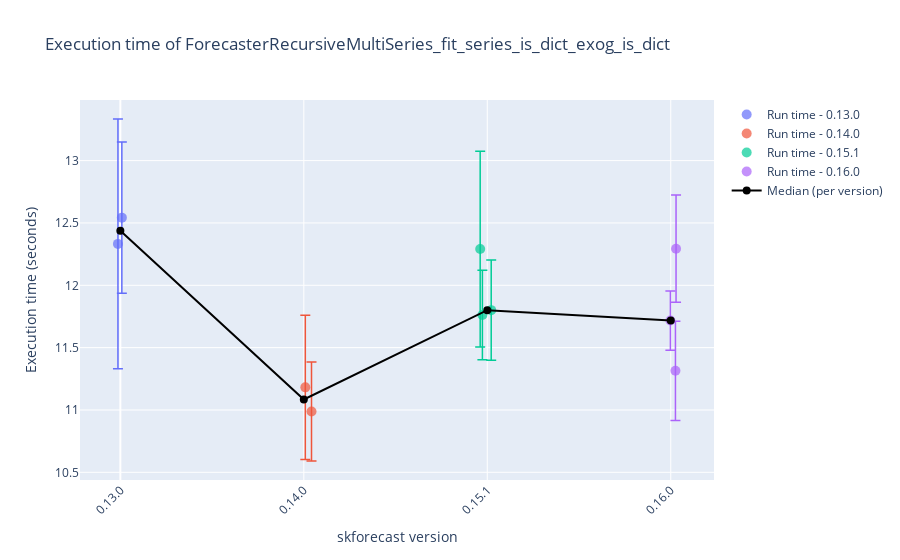
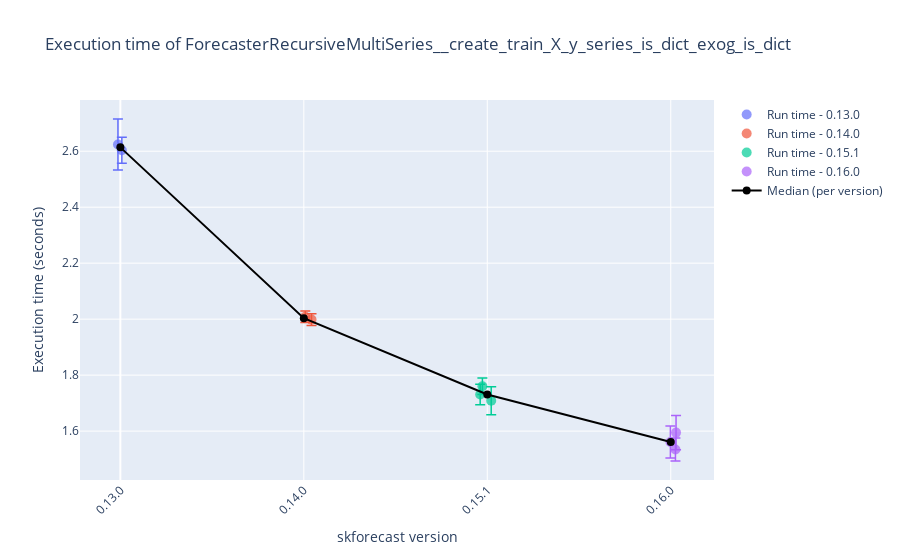
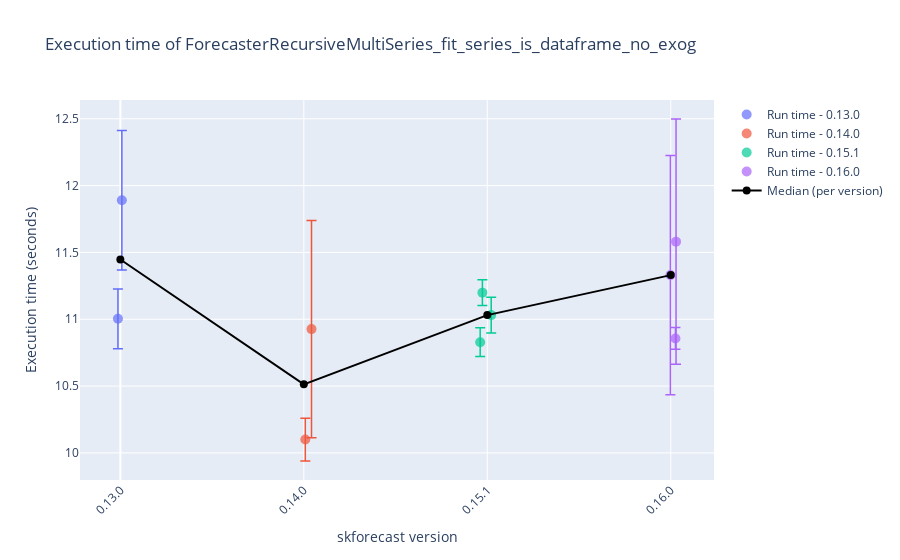
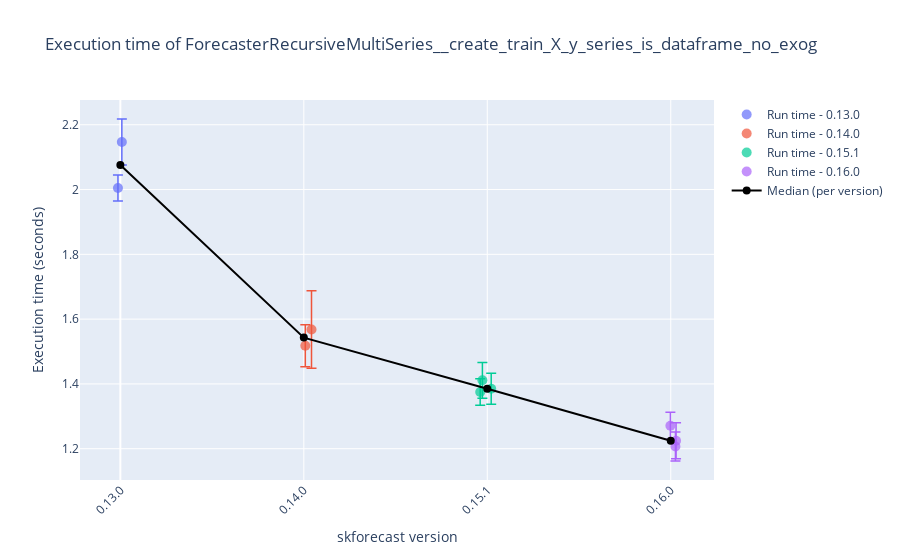

The notebook cell saved with these charts, in order:
### Code cell
# Plot results
# ==============================================================================
results_benchmark_all = joblib.load("benchmarks/benchmark.joblib")
results_benchmark = results_benchmark_all.query("forecaster_name in ['ForecasterRecursiveMultiSeries', 'ForecasterAutoregMultiSeries']").copy()
results_benchmark = results_benchmark.query("regressor_name == 'LGBMRegressor'").copy()
for function_name in results_benchmark['function_name'].unique():
    df = results_benchmark.query(f"function_name == '{function_name}'").copy()
    display(df)
    plot_benchmark_results(df, function_name)

### Figure 1 — Plotly figure (JSON) as saved in the notebook; plotly's stock layout.template omitted (floating-point values rounded to 4 significant figures)
{"data": [{"error_y": {"array": [1.002, 0.6068], "color": "#636EFA", "thickness": 1.5, "type": "data", "visible": true, "width": 5}, "hovertemplate": "Version: 0.13.0<br>Runtime: %{y:.2f}s<extra></extra>", "marker": {"color": "#636EFA", "opacity": 0.7, "size": 10}, "mode": "markers", "name": "Run time - 0.13.0", "showlegend": true, "type": "scatter", "x": [-0.01307, 0.008195], "y": [12.33, 12.54]}, {"error_y": {"array": [0.5776, 0.3966], "color": "#EF553B", "thickness": 1.5, "type": "data", "visible": true, "width": 5}, "hovertemplate": "Version: 0.14.0<br>Runtime: %{y:.2f}s<extra></extra>", "marker": {"color": "#EF553B", "opacity": 0.7, "size": 10}, "mode": "markers", "name": "Run time - 0.14.0", "showlegend": true, "type": "scatter", "x": [1.008, 1.042], "y": [11.18, 10.99]}, {"error_y": {"array": [0.7851, 0.3589, 0.4029], "color": "#00CC96", "thickness": 1.5, "type": "data", "visible": true, "width": 5}, "hovertemplate": "Version: 0.15.1<br>Runtime: %{y:.2f}s<extra></extra>", "marker": {"color": "#00CC96", "opacity": 0.7, "size": 10}, "mode": "markers", "name": "Run time - 0.15.1", "showlegend": true, "type": "scatter", "x": [1.961, 1.973, 2.021], "y": [12.29, 11.76, 11.8]}, {"error_y": {"array": [0.4299, 0.238, 0.3976], "color": "#AB63FA", "thickness": 1.5, "type": "data", "visible": true, "width": 5}, "hovertemplate": "Version: 0.16.0<br>Runtime: %{y:.2f}s<extra></extra>", "marker": {"color": "#AB63FA", "opacity": 0.7, "size": 10}, "mode": "markers", "name": "Run time - 0.16.0", "showlegend": true, "type": "scatter", "x": [3.029, 2.998, 3.026], "y": [12.29, 11.72, 11.31]}, {"line": {"color": "black", "width": 2}, "marker": {"color": "black", "size": 8}, "mode": "lines+markers", "name": "Median (per version)", "type": "scatter", "x": [0, 1, 2, 3], "y": [12.44, 11.08, 11.8, 11.72]}], "layout": {"showlegend": true, "title": {"text": "Execution time of ForecasterRecursiveMultiSeries_fit_series_is_dict_exog_is_dict"}, "xaxis": {"tickangle": -45, "tickmode": "array", "ticktext": ["0.13.0", "0.14.0", "0.15.1", "0.16.0"], "tickvals": [0, 1, 2, 3], "title": {"text": "skforecast version"}}, "yaxis": {"title": {"text": "Execution time (seconds)"}}}}

### Figure 2 — Plotly figure (JSON) as saved in the notebook; plotly's stock layout.template omitted (floating-point values rounded to 4 significant figures)
{"data": [{"error_y": {"array": [0.09089, 0.04658], "color": "#636EFA", "thickness": 1.5, "type": "data", "visible": true, "width": 5}, "hovertemplate": "Version: 0.13.0<br>Runtime: %{y:.2f}s<extra></extra>", "marker": {"color": "#636EFA", "opacity": 0.7, "size": 10}, "mode": "markers", "name": "Run time - 0.13.0", "showlegend": true, "type": "scatter", "x": [-0.01307, 0.008195], "y": [2.624, 2.603]}, {"error_y": {"array": [0.02079, 0.02094], "color": "#EF553B", "thickness": 1.5, "type": "data", "visible": true, "width": 5}, "hovertemplate": "Version: 0.14.0<br>Runtime: %{y:.2f}s<extra></extra>", "marker": {"color": "#EF553B", "opacity": 0.7, "size": 10}, "mode": "markers", "name": "Run time - 0.14.0", "showlegend": true, "type": "scatter", "x": [1.008, 1.042], "y": [2.008, 1.998]}, {"error_y": {"array": [0.03668, 0.02949, 0.04964], "color": "#00CC96", "thickness": 1.5, "type": "data", "visible": true, "width": 5}, "hovertemplate": "Version: 0.15.1<br>Runtime: %{y:.2f}s<extra></extra>", "marker": {"color": "#00CC96", "opacity": 0.7, "size": 10}, "mode": "markers", "name": "Run time - 0.15.1", "showlegend": true, "type": "scatter", "x": [1.961, 1.973, 2.021], "y": [1.731, 1.76, 1.708]}, {"error_y": {"array": [0.06103, 0.05742, 0.04095], "color": "#AB63FA", "thickness": 1.5, "type": "data", "visible": true, "width": 5}, "hovertemplate": "Version: 0.16.0<br>Runtime: %{y:.2f}s<extra></extra>", "marker": {"color": "#AB63FA", "opacity": 0.7, "size": 10}, "mode": "markers", "name": "Run time - 0.16.0", "showlegend": true, "type": "scatter", "x": [3.029, 2.998, 3.026], "y": [1.595, 1.561, 1.534]}, {"line": {"color": "black", "width": 2}, "marker": {"color": "black", "size": 8}, "mode": "lines+markers", "name": "Median (per version)", "type": "scatter", "x": [0, 1, 2, 3], "y": [2.614, 2.003, 1.731, 1.561]}], "layout": {"showlegend": true, "title": {"text": "Execution time of ForecasterRecursiveMultiSeries__create_train_X_y_series_is_dict_exog_is_dict"}, "xaxis": {"tickangle": -45, "tickmode": "array", "ticktext": ["0.13.0", "0.14.0", "0.15.1", "0.16.0"], "tickvals": [0, 1, 2, 3], "title": {"text": "skforecast version"}}, "yaxis": {"title": {"text": "Execution time (seconds)"}}}}

### Figure 3 — Plotly figure (JSON) as saved in the notebook; plotly's stock layout.template omitted (floating-point values rounded to 4 significant figures)
{"data": [{"error_y": {"array": [0.2238, 0.521], "color": "#636EFA", "thickness": 1.5, "type": "data", "visible": true, "width": 5}, "hovertemplate": "Version: 0.13.0<br>Runtime: %{y:.2f}s<extra></extra>", "marker": {"color": "#636EFA", "opacity": 0.7, "size": 10}, "mode": "markers", "name": "Run time - 0.13.0", "showlegend": true, "type": "scatter", "x": [-0.01307, 0.008195], "y": [11.0, 11.89]}, {"error_y": {"array": [0.1603, 0.8125], "color": "#EF553B", "thickness": 1.5, "type": "data", "visible": true, "width": 5}, "hovertemplate": "Version: 0.14.0<br>Runtime: %{y:.2f}s<extra></extra>", "marker": {"color": "#EF553B", "opacity": 0.7, "size": 10}, "mode": "markers", "name": "Run time - 0.14.0", "showlegend": true, "type": "scatter", "x": [1.008, 1.042], "y": [10.1, 10.93]}, {"error_y": {"array": [0.1077, 0.09697, 0.1341], "color": "#00CC96", "thickness": 1.5, "type": "data", "visible": true, "width": 5}, "hovertemplate": "Version: 0.15.1<br>Runtime: %{y:.2f}s<extra></extra>", "marker": {"color": "#00CC96", "opacity": 0.7, "size": 10}, "mode": "markers", "name": "Run time - 0.15.1", "showlegend": true, "type": "scatter", "x": [1.961, 1.973, 2.021], "y": [10.83, 11.2, 11.03]}, {"error_y": {"array": [0.9175, 0.8955, 0.08119], "color": "#AB63FA", "thickness": 1.5, "type": "data", "visible": true, "width": 5}, "hovertemplate": "Version: 0.16.0<br>Runtime: %{y:.2f}s<extra></extra>", "marker": {"color": "#AB63FA", "opacity": 0.7, "size": 10}, "mode": "markers", "name": "Run time - 0.16.0", "showlegend": true, "type": "scatter", "x": [3.029, 2.998, 3.026], "y": [11.58, 11.33, 10.86]}, {"line": {"color": "black", "width": 2}, "marker": {"color": "black", "size": 8}, "mode": "lines+markers", "name": "Median (per version)", "type": "scatter", "x": [0, 1, 2, 3], "y": [11.45, 10.51, 11.03, 11.33]}], "layout": {"showlegend": true, "title": {"text": "Execution time of ForecasterRecursiveMultiSeries_fit_series_is_dataframe_no_exog"}, "xaxis": {"tickangle": -45, "tickmode": "array", "ticktext": ["0.13.0", "0.14.0", "0.15.1", "0.16.0"], "tickvals": [0, 1, 2, 3], "title": {"text": "skforecast version"}}, "yaxis": {"title": {"text": "Execution time (seconds)"}}}}

### Figure 4 — Plotly figure (JSON) as saved in the notebook; plotly's stock layout.template omitted (floating-point values rounded to 4 significant figures)
{"data": [{"error_y": {"array": [0.04039, 0.07092], "color": "#636EFA", "thickness": 1.5, "type": "data", "visible": true, "width": 5}, "hovertemplate": "Version: 0.13.0<br>Runtime: %{y:.2f}s<extra></extra>", "marker": {"color": "#636EFA", "opacity": 0.7, "size": 10}, "mode": "markers", "name": "Run time - 0.13.0", "showlegend": true, "type": "scatter", "x": [-0.01307, 0.008195], "y": [2.005, 2.147]}, {"error_y": {"array": [0.06487, 0.1198], "color": "#EF553B", "thickness": 1.5, "type": "data", "visible": true, "width": 5}, "hovertemplate": "Version: 0.14.0<br>Runtime: %{y:.2f}s<extra></extra>", "marker": {"color": "#EF553B", "opacity": 0.7, "size": 10}, "mode": "markers", "name": "Run time - 0.14.0", "showlegend": true, "type": "scatter", "x": [1.008, 1.042], "y": [1.518, 1.568]}, {"error_y": {"array": [0.04081, 0.05523, 0.04795], "color": "#00CC96", "thickness": 1.5, "type": "data", "visible": true, "width": 5}, "hovertemplate": "Version: 0.15.1<br>Runtime: %{y:.2f}s<extra></extra>", "marker": {"color": "#00CC96", "opacity": 0.7, "size": 10}, "mode": "markers", "name": "Run time - 0.15.1", "showlegend": true, "type": "scatter", "x": [1.961, 1.973, 2.021], "y": [1.375, 1.411, 1.385]}, {"error_y": {"array": [0.05587, 0.04149, 0.04467], "color": "#AB63FA", "thickness": 1.5, "type": "data", "visible": true, "width": 5}, "hovertemplate": "Version: 0.16.0<br>Runtime: %{y:.2f}s<extra></extra>", "marker": {"color": "#AB63FA", "opacity": 0.7, "size": 10}, "mode": "markers", "name": "Run time - 0.16.0", "showlegend": true, "type": "scatter", "x": [3.029, 2.998, 3.026], "y": [1.225, 1.271, 1.207]}, {"line": {"color": "black", "width": 2}, "marker": {"color": "black", "size": 8}, "mode": "lines+markers", "name": "Median (per version)", "type": "scatter", "x": [0, 1, 2, 3], "y": [2.076, 1.543, 1.385, 1.225]}], "layout": {"showlegend": true, "title": {"text": "Execution time of ForecasterRecursiveMultiSeries__create_train_X_y_series_is_dataframe_no_exog"}, "xaxis": {"tickangle": -45, "tickmode": "array", "ticktext": ["0.13.0", "0.14.0", "0.15.1", "0.16.0"], "tickvals": [0, 1, 2, 3], "title": {"text": "skforecast version"}}, "yaxis": {"title": {"text": "Execution time (seconds)"}}}}
